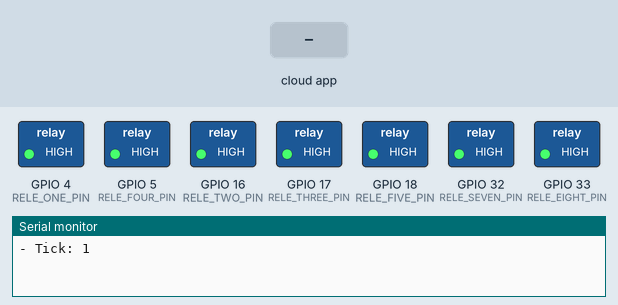
Recording of a sketch running on a simulated ESP32. On the bench: switched loads named in the sketch (green lamp = pin HIGH), the last lines printed to the serial monitor. Dashed ring = blinking. The inputs (shaded band) are chosen by the test bench. WiFi joins after 1.5 s; servers stay silent unless stated; the local clock reads 2024-03-15 10:24:30 at power-on unless the sketch sets it; not simulated (calls return 0 or success): ../constants/arduino_secrets.h.

Above: at 3.2 s.
3.3 s: the phone or cloud app sets isRele01CloseRM to 1
At 4.0 s:
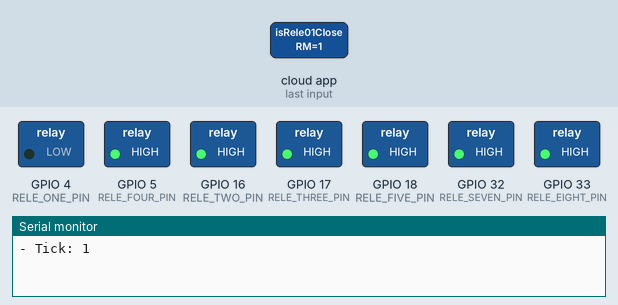
5.0 s: the phone or cloud app sets isRele02CloseRM to 1
At 6.2 s:
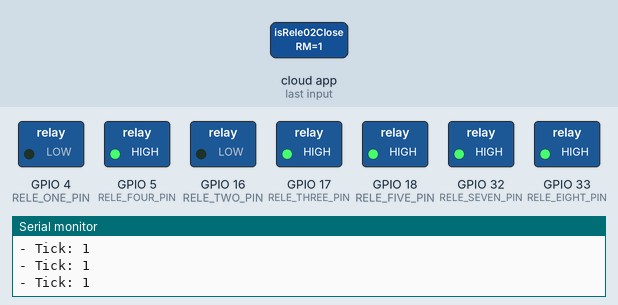
6.5 s: the phone or cloud app sets RELE_01_CLOSE_MINUTES to 0
At 7.9 s:
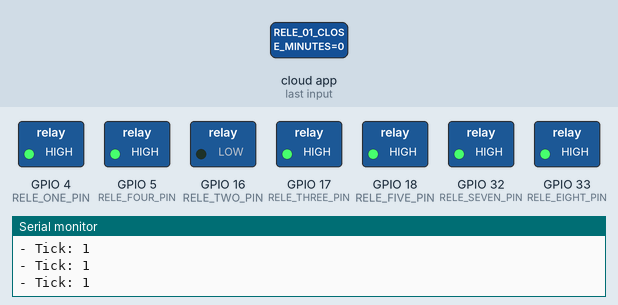
8.5 s: the phone or cloud app sets isRele03CloseRM to 1
At 9.1 s:
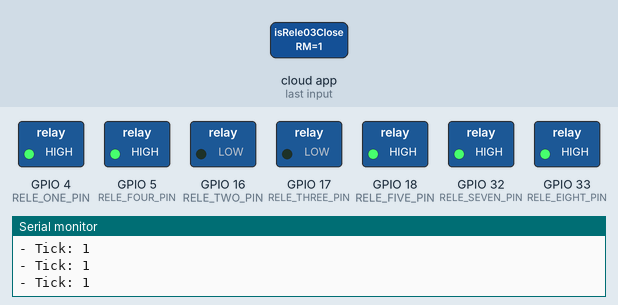
10.0 s: the phone or cloud app sets RELE_01_OPEN_MINUTES to 0
At 10.8 s:
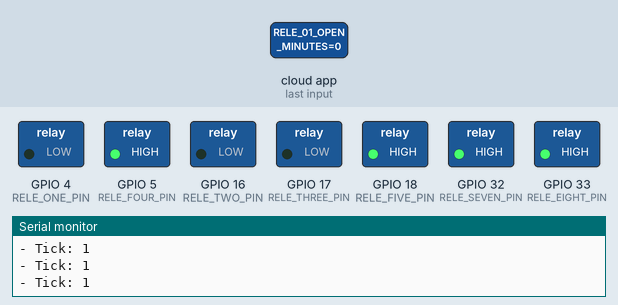
13.0 s: the phone or cloud app sets RELE_02_CLOSE_MINUTES to 0
At 13.7 s:
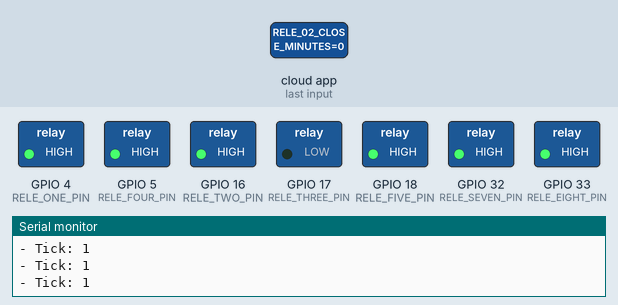
Timing chart, 0 to 17.0 s (numbered marks = the images above; inputs shaded):
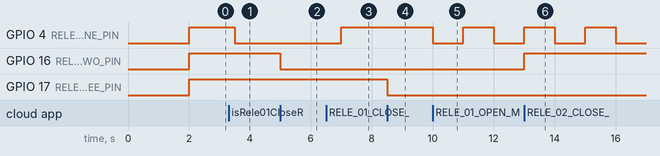

The sketch:

app.ino
```cpp
#include <ESP32Time.h>

#include "./config/relesConfig.h"
#include "./config/thingProperties.h"
#include "./constants/global.h"
#include "./models/rele.h"
#include "./utils/reles.h"
#include "./utils/tick.h"

ESP32Time rtc(3600);

void setup() {
  Serial.begin(9600);

  delay(2000);
  initProperties();

  ArduinoCloud.begin(ArduinoIoTPreferredConnection);

  setDebugMessageLevel(0);  // Nivel de logs 0 - 4
  ArduinoCloud.printDebugInfo();

  pinMode(RELE_ONE_PIN, OUTPUT);
  pinMode(RELE_TWO_PIN, OUTPUT);
  pinMode(RELE_THREE_PIN, OUTPUT);
  pinMode(RELE_FOUR_PIN, OUTPUT);
  pinMode(RELE_FIVE_PIN, OUTPUT);
  pinMode(RELE_SEVEN_PIN, OUTPUT);
  pinMode(RELE_EIGHT_PIN, OUTPUT);

  rtc.setTime(0, 13, 13, 13, 1, 2000);
}

void loop() {
  ArduinoCloud.update();

  if (isTick(rtc)) {
    checkRelesStatus(getDiff());

    if (ArduinoCloud.connected()) {
      uploadRelesState();
      uploadRelesMinutes();
    }

    Serial.print("- Tick: ");
    Serial.println(getDiff());

    saveTick();
  }
}
```

global.h
```cpp
#ifndef GLOBAL
#define GLOBAL

const int CLOSE_SWITCH = LOW;
const int OPEN_SWITCH = HIGH;

const int ZERO_SECONDS = 0;
const int ONE_SECOND = 1;
const int ONE_MINUTE_SECONDS = 60;

#define RELE_ONE_PIN 4
#define RELE_TWO_PIN 16
#define RELE_THREE_PIN 17
#define RELE_FOUR_PIN 5

#define RELE_FIVE_PIN 18
#define RELE_SIX_PIN 19
#define RELE_SEVEN_PIN 32

#define RELE_EIGHT_PIN 33

#endif
```

rele.h
```cpp
int seconds2Minutes(unsigned int seconds) {
  return (int)seconds / ONE_MINUTE_SECONDS;
}

class Rele {
 private:
  byte relePin;
  int closeMinutes;
  int openMinutes;

  bool isClose;
  int currentStateMinutes;
  unsigned int currentStateSecs;

 public:
  Rele(byte relePin, int closeMinutes, int openMinutes) {
    this->relePin = relePin;
    this->closeMinutes = closeMinutes;
    this->openMinutes = openMinutes;
    this->openRele();
  }

  void initTimers() {
    currentStateSecs = 0;
    currentStateMinutes = 0;
  }

  void closeRele() {
    isClose = true;
    initTimers();
    digitalWrite(relePin, CLOSE_SWITCH);
  }

  void openRele() {
    isClose = false;
    initTimers();
    digitalWrite(relePin, OPEN_SWITCH);
  }

  void checkStatus(int diffTime) {
    currentStateSecs += (unsigned int)diffTime;
    currentStateMinutes = seconds2Minutes(currentStateSecs);

    if (isClose) {
      if (currentStateMinutes >= closeMinutes) {
        openRele();
      }
    } else {
      if (currentStateMinutes >= openMinutes) {
        closeRele();
      }
    }
  }

  void updateStatus(bool isClose) {
    if (isClose) {
      closeRele();
    } else {
      openRele();
    }
  }

  bool getIsClose() {
    return isClose;
  }

  void setCloseMinutes(int closeMinutes) {
    this->closeMinutes = closeMinutes;
  }

  void setOpenMinutes(int openMinutes) {
    this->openMinutes = openMinutes;
  }

  int getCurrentStateMinutes() {
    return currentStateMinutes;
  }

  void setCurrentStateMinutes(int currentStateMinutes) {
    this->currentStateMinutes = currentStateMinutes;
    this->currentStateSecs = (unsigned int)this->currentStateMinutes * ONE_MINUTE_SECONDS;
  }
};
```

reles.h
```cpp
#ifndef RELES
#define RELES

#include "../config/relesConfig.h"
#include "../constants/global.h"

Rele releOne(RELE_ONE_PIN, RELE_01_CLOSE_MINUTES, RELE_01_OPEN_MINUTES);

void onReleOneSwitchChange() {
  releOne.updateStatus(isRele01CloseRM);
}

void onReleOneCloseMinutesChange() {
  releOne.setCloseMinutes(RELE_01_CLOSE_MINUTES);
}

void onReleOneOpenMinutesChange() {
  releOne.setOpenMinutes(RELE_01_OPEN_MINUTES);
}

void onReleOneStateMinutesChange() {
  releOne.setCurrentStateMinutes(rele01StateMinutes);
}

Rele releTwo(RELE_TWO_PIN, RELE_02_CLOSE_MINUTES, RELE_02_OPEN_MINUTES);

void onReleTwoSwitchChange() {
  releTwo.updateStatus(isRele02CloseRM);
}

void onReleTwoCloseMinutesChange() {
  releTwo.setCloseMinutes(RELE_02_CLOSE_MINUTES);
}

void onReleTwoOpenMinutesChange() {
  releTwo.setOpenMinutes(RELE_02_OPEN_MINUTES);
}

void onReleTwoStateMinutesChange() {
  releTwo.setCurrentStateMinutes(rele02StateMinutes);
}

Rele releThree(RELE_THREE_PIN, RELE_03_CLOSE_MINUTES, RELE_03_OPEN_MINUTES);

void onReleThreeSwitchChange() {
  releThree.updateStatus(isRele03CloseRM);
}

void onReleThreeCloseMinutesChange() {
  releThree.setCloseMinutes(RELE_03_CLOSE_MINUTES);
}

void onReleThreeOpenMinutesChange() {
  releThree.setOpenMinutes(RELE_03_OPEN_MINUTES);
}

void onReleThreeStateMinutesChange() {
  releThree.setCurrentStateMinutes(rele03StateMinutes);
}

Rele releFour(RELE_FOUR_PIN, RELE_04_CLOSE_MINUTES, RELE_04_OPEN_MINUTES);

void onReleFourSwitchChange() {
  releFour.updateStatus(isRele04CloseRM);
}

void onReleFourCloseMinutesChange() {
  releFour.setCloseMinutes(RELE_04_CLOSE_MINUTES);
}

void onReleFourOpenMinutesChange() {
  releFour.setOpenMinutes(RELE_04_OPEN_MINUTES);
}

void onReleFourStateMinutesChange() {
  releFour.setCurrentStateMinutes(rele04StateMinutes);
}

Rele releFive(RELE_FIVE_PIN, RELE_05_CLOSE_MINUTES, RELE_05_OPEN_MINUTES);

void onReleFiveSwitchChange() {
  releFive.updateStatus(isRele05CloseRM);
}

void onReleFiveCloseMinutesChange() {
  releFive.setCloseMinutes(RELE_05_CLOSE_MINUTES);
}

void onReleFiveOpenMinutesChange() {
  releFive.setOpenMinutes(RELE_05_OPEN_MINUTES);
}

void onReleFiveStateMinutesChange() {
  releFive.setCurrentStateMinutes(rele05StateMinutes);
}

Rele releSeven(RELE_SEVEN_PIN, 0, 0);

void onReleSevenSwitchChange() {
  releSeven.updateStatus(isRele07CloseRM);
}

Rele releEight(RELE_EIGHT_PIN, RELE_08_CLOSE_MINUTES, RELE_08_OPEN_MINUTES);

void onReleEightSwitchChange() {
  releEight.updateStatus(isRele08CloseRM);
}

void onReleEightCloseMinutesChange() {
  releEight.setCloseMinutes(RELE_08_CLOSE_MINUTES);
}

void onReleEightOpenMinutesChange() {
  releEight.setOpenMinutes(RELE_08_OPEN_MINUTES);
}

void onReleEightStateMinutesChange() {
  releEight.setCurrentStateMinutes(rele08StateMinutes);
}

void checkRelesStatus(int diffTime) {
  releOne.checkStatus(diffTime);
  releTwo.checkStatus(diffTime);
  releThree.checkStatus(diffTime);
  releFour.checkStatus(diffTime);
  releFive.checkStatus(diffTime);
  releEight.checkStatus(diffTime);
}

void uploadRelesState() {
  isRele01CloseRM = releOne.getIsClose();
  isRele02CloseRM = releTwo.getIsClose();
  isRele03CloseRM = releThree.getIsClose();
  isRele04CloseRM = releFour.getIsClose();
  isRele05CloseRM = releFive.getIsClose();
  isRele07CloseRM = releSeven.getIsClose();
  isRele08CloseRM = releEight.getIsClose();
}

void uploadRelesMinutes() {
  rele01StateMinutes = releOne.getCurrentStateMinutes();
  rele02StateMinutes = releTwo.getCurrentStateMinutes();
  rele03StateMinutes = releThree.getCurrentStateMinutes();
  rele04StateMinutes = releFour.getCurrentStateMinutes();
  rele05StateMinutes = releFive.getCurrentStateMinutes();
  rele08StateMinutes = releEight.getCurrentStateMinutes();
}

#endif
```

tick.h
```cpp
int previousSeconds = 0;
int currentSeconds;
int diffTime;

void saveTick() {
  previousSeconds = currentSeconds;
}

bool isTick(ESP32Time rtc) {
  currentSeconds = rtc.getSecond();

  if (ZERO_SECONDS <= currentSeconds && currentSeconds < ONE_MINUTE_SECONDS) {
    diffTime = currentSeconds - previousSeconds;
  } else {
    diffTime = 0;
  }

  if (diffTime < ZERO_SECONDS) {
    diffTime = ONE_MINUTE_SECONDS + diffTime;
  }

  return diffTime >= ONE_SECOND;
}

int getDiff() {
  return diffTime;
}
```

relesConfig.h
```cpp
#ifndef RELES_CONFIG
#define RELES_CONFIG

bool isRele01CloseRM;
int rele01StateMinutes;
int RELE_01_CLOSE_MINUTES = 1;
int RELE_01_OPEN_MINUTES = 1;

bool isRele02CloseRM;
int rele02StateMinutes;
int RELE_02_CLOSE_MINUTES = 1;
int RELE_02_OPEN_MINUTES = 1;

bool isRele03CloseRM;
int rele03StateMinutes;
int RELE_03_CLOSE_MINUTES = 1;
int RELE_03_OPEN_MINUTES = 1;

bool isRele04CloseRM;
int rele04StateMinutes;
int RELE_04_CLOSE_MINUTES = 1;
int RELE_04_OPEN_MINUTES = 1;

bool isRele05CloseRM;
int rele05StateMinutes;
int RELE_05_CLOSE_MINUTES = 1;
int RELE_05_OPEN_MINUTES = 1;

bool isRele07CloseRM;

bool isRele08CloseRM;
int rele08StateMinutes;
int RELE_08_CLOSE_MINUTES = 1;
int RELE_08_OPEN_MINUTES = 1;

#endif
```

thingProperties.h
```cpp
#include <ArduinoIoTCloud.h>
#include <Arduino_ConnectionHandler.h>

#include "../constants/arduino_secrets.h"

void onReleOneSwitchChange();
void onReleOneCloseMinutesChange();
void onReleOneOpenMinutesChange();
void onReleOneStateMinutesChange();

void onReleTwoSwitchChange();
void onReleTwoCloseMinutesChange();
void onReleTwoOpenMinutesChange();
void onReleTwoStateMinutesChange();

void onReleThreeSwitchChange();
void onReleThreeCloseMinutesChange();
void onReleThreeOpenMinutesChange();
void onReleThreeStateMinutesChange();

void onReleFourSwitchChange();
void onReleFourCloseMinutesChange();
void onReleFourOpenMinutesChange();
void onReleFourStateMinutesChange();

void onReleFiveSwitchChange();
void onReleFiveCloseMinutesChange();
void onReleFiveOpenMinutesChange();
void onReleFiveStateMinutesChange();

void onReleSevenSwitchChange();

void onReleEightSwitchChange();
void onReleEightCloseMinutesChange();
void onReleEightOpenMinutesChange();
void onReleEightStateMinutesChange();

void initProperties() {
  ArduinoCloud.setBoardId(DEVICE_LOGIN_NAME);
  ArduinoCloud.setSecretDeviceKey(DEVICE_KEY);

  ArduinoCloud.addProperty(isRele01CloseRM, READWRITE, ON_CHANGE, onReleOneSwitchChange);
  ArduinoCloud.addProperty(RELE_01_CLOSE_MINUTES, READWRITE, ON_CHANGE, onReleOneCloseMinutesChange, 1);
  ArduinoCloud.addProperty(RELE_01_OPEN_MINUTES, READWRITE, ON_CHANGE, onReleOneOpenMinutesChange, 1);
  ArduinoCloud.addProperty(rele01StateMinutes, READWRITE, ON_CHANGE, onReleOneStateMinutesChange);

  ArduinoCloud.addProperty(isRele02CloseRM, READWRITE, ON_CHANGE, onReleTwoSwitchChange);
  ArduinoCloud.addProperty(RELE_02_CLOSE_MINUTES, READWRITE, ON_CHANGE, onReleTwoCloseMinutesChange, 1);
  ArduinoCloud.addProperty(RELE_02_OPEN_MINUTES, READWRITE, ON_CHANGE, onReleTwoOpenMinutesChange, 1);
  ArduinoCloud.addProperty(rele02StateMinutes, READWRITE, ON_CHANGE, onReleTwoStateMinutesChange);

  ArduinoCloud.addProperty(isRele03CloseRM, READWRITE, ON_CHANGE, onReleThreeSwitchChange);
  ArduinoCloud.addProperty(RELE_03_CLOSE_MINUTES, READWRITE, ON_CHANGE, onReleThreeCloseMinutesChange, 1);
  ArduinoCloud.addProperty(RELE_03_OPEN_MINUTES, READWRITE, ON_CHANGE, onReleThreeOpenMinutesChange, 1);
  ArduinoCloud.addProperty(rele03StateMinutes, READWRITE, ON_CHANGE, onReleThreeStateMinutesChange);

  ArduinoCloud.addProperty(isRele04CloseRM, READWRITE, ON_CHANGE, onReleFourSwitchChange);
  ArduinoCloud.addProperty(RELE_04_CLOSE_MINUTES, READWRITE, ON_CHANGE, onReleFourCloseMinutesChange, 1);
  ArduinoCloud.addProperty(RELE_04_OPEN_MINUTES, READWRITE, ON_CHANGE, onReleFourOpenMinutesChange, 1);
  ArduinoCloud.addProperty(rele04StateMinutes, READWRITE, ON_CHANGE, onReleFourStateMinutesChange);

  ArduinoCloud.addProperty(isRele05CloseRM, READWRITE, ON_CHANGE, onReleFiveSwitchChange);
  ArduinoCloud.addProperty(RELE_05_CLOSE_MINUTES, READWRITE, ON_CHANGE, onReleFiveCloseMinutesChange, 1);
  ArduinoCloud.addProperty(RELE_05_OPEN_MINUTES, READWRITE, ON_CHANGE, onReleFiveOpenMinutesChange, 1);
  ArduinoCloud.addProperty(rele05StateMinutes, READWRITE, ON_CHANGE, onReleFiveStateMinutesChange);

  ArduinoCloud.addProperty(isRele07CloseRM, READWRITE, ON_CHANGE, onReleSevenSwitchChange);

  ArduinoCloud.addProperty(isRele08CloseRM, READWRITE, ON_CHANGE, onReleEightSwitchChange);
  ArduinoCloud.addProperty(RELE_08_CLOSE_MINUTES, READWRITE, ON_CHANGE, onReleEightCloseMinutesChange, 1);
  ArduinoCloud.addProperty(RELE_08_OPEN_MINUTES, READWRITE, ON_CHANGE, onReleEightOpenMinutesChange, 1);
  ArduinoCloud.addProperty(rele08StateMinutes, READWRITE, ON_CHANGE, onReleEightStateMinutesChange);
}

WiFiConnectionHandler ArduinoIoTPreferredConnection(SSID, PASS);
```

Measured:
- after the input at 3.3 s, GPIO 4 (RELE_ONE_PIN): HIGH → LOW after 0.20 s
- after the input at 5.0 s, GPIO 16 (RELE_TWO_PIN): HIGH → LOW at once
- after the input at 6.5 s, GPIO 4 (RELE_ONE_PIN): LOW → HIGH after 0.50 s
- after the input at 8.5 s, GPIO 17 (RELE_THREE_PIN): HIGH → LOW at once
- after the input at 10.0 s, GPIO 4 (RELE_ONE_PIN): HIGH → LOW at once, → HIGH 1.0 s later, → LOW 1.0 s later
- after the input at 13.0 s, GPIO 16 (RELE_TWO_PIN): LOW → HIGH at once
